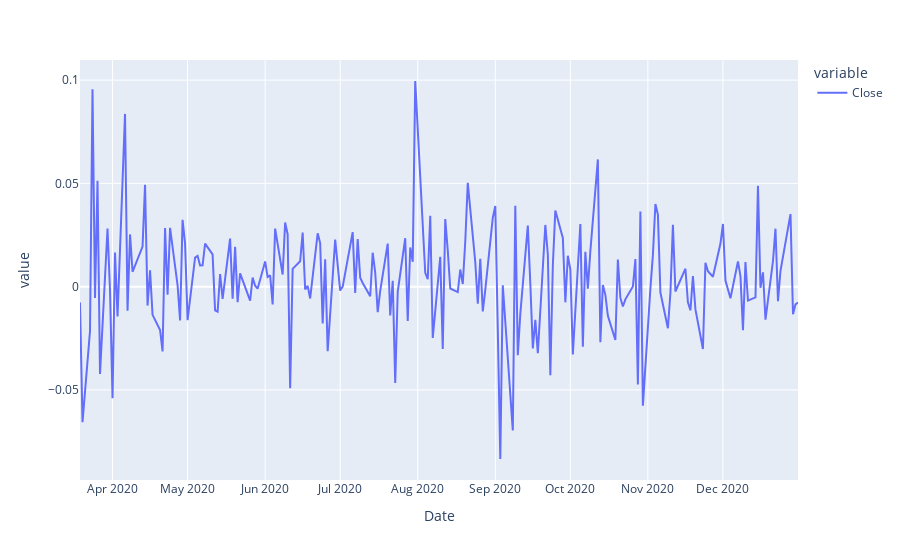

Here is the notebook cell this chart was saved with:
### Code cell
close_returns = compute_log_returns(AAPL.Close)
fig=px.line(close_returns[-200:])
fig.show()

### Figure 1 — Plotly figure (JSON) as saved in the notebook; plotly's stock layout.template omitted (floating-point values rounded to 4 significant figures; data arrays with more than 128 entries replaced by an {"elided": "..."} marker saying what was removed)
{"data": [{"hovertemplate": "variable=Close<br>Date=%{x}<br>value=%{y}<extra></extra>", "legendgroup": "Close", "line": {"color": "#636efa", "dash": "solid"}, "mode": "lines", "name": "Close", "orientation": "v", "showlegend": true, "type": "scatter", "x": {"elided": "200 str values"}, "xaxis": "x", "y": {"elided": "200 float values"}, "yaxis": "y"}], "layout": {"legend": {"title": {"text": "variable"}, "tracegroupgap": 0}, "margin": {"t": 60}, "xaxis": {"anchor": "y", "domain": [0, 1], "title": {"text": "Date"}}, "yaxis": {"anchor": "x", "domain": [0, 1], "title": {"text": "value"}}}}
